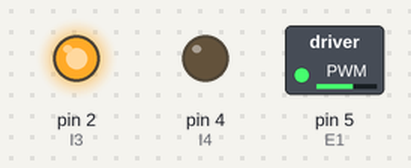
The sketch below on a simulated Arduino Uno, built with avr-gcc and run on an emulated ATmega328P. Parts: switched loads named in the sketch (green lamp = pin HIGH), output pins drawn as LEDs (lit = HIGH).

Above: at 0.05 s.
At 1.1 s:
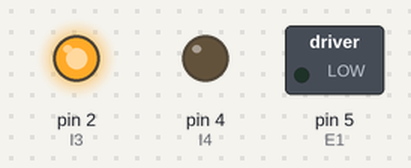
At 2.15 s:
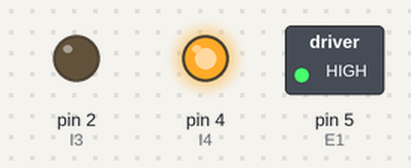
Timing chart, 0 to 5.1 s (numbered marks = the images above):
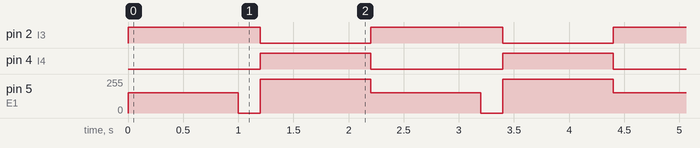

Measured:
- by itself, pin 2 (I3): alternates HIGH for 1.2 s and LOW for 1.0 s
- by itself, pin 4 (I4): alternates HIGH for 1.0 s and LOW for 1.2 s
- by itself, pin 5 (E1): repeats every 2.2 s: 0/255 0.20 s, 255/255 1.0 s, 153/255 1.0 s

The sketch:

variableSpeedDCSound.ino
```cpp
#define E1 5  // Enable Pin for motor 1
//#define E2 11  // Enable Pin for motor 2

//#define I1 8  // Control pin 1 for motor 1
//#define I2 9  // Control pin 2 for motor 1
#define I3 2  // Control pin 1 for motor 2
#define I4 4  // Control pin 2 for motor 2

void setup() {

    pinMode(E1, OUTPUT);
//    pinMode(E2, OUTPUT);

//    pinMode(I1, OUTPUT);
//    pinMode(I2, OUTPUT);
    pinMode(I3, OUTPUT);
    pinMode(I4, OUTPUT);
}

void loop() {

    analogWrite(E1, 153); // Run in half speed
//    analogWrite(E2, 255); // Run in full speed

//    digitalWrite(I1, HIGH);
//    digitalWrite(I2, LOW);
    digitalWrite(I3, HIGH);
    digitalWrite(I4, LOW);

    delay(1000);

    // change direction

    digitalWrite(E1, LOW);
//    digitalWrite(E2, LOW);

    delay(200);

    analogWrite(E1, 255);  // Run in full speed
//    analogWrite(E2, 153);  // Run in half speed

//    digitalWrite(I1, LOW);
//    digitalWrite(I2, HIGH);
    digitalWrite(I3, LOW);
    digitalWrite(I4, HIGH);

    delay(1000);
}
```
